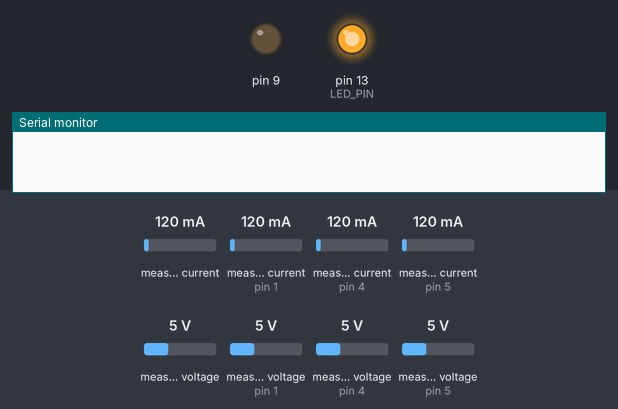
The sketch below on a simulated Arduino Uno, built for the host (arithmetic inside an expression is 32-bit, double 64-bit). On the bench: output pins drawn as LEDs (lit = HIGH), the last lines printed to the serial monitor. The test bench sets the inputs (shaded band); at power-on: measured current 120 mA, measured current (sensors on pin 1, pin 4, pin 5) 120 mA, measured voltage 5 V, measured voltage (sensors on pin 1, pin 4, pin 5) 5 V.

Above: at 0.05 s.
At 3.9 s:
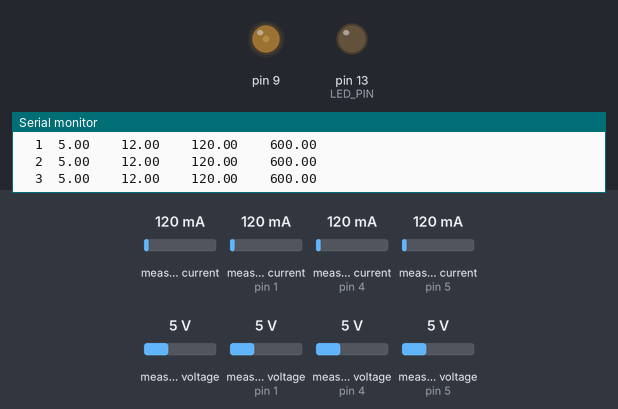
Timing chart, 0 to 4.5 s (numbered marks = the images above):
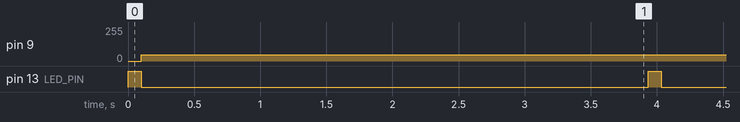

The sketch:

test_code.ino
```cpp
// Arduino led pin
#define LED_PIN 13

// Only one channel was tested at a time
#define PWM_CH1 9

// I2C addresses for current sensors
#define CHANNEL4 0x40
#define CHANNEL3 0x41
#define CHANNEL2 0x44
#define CHANNEL1 0x45

// Channel count
#define CHANNELS_LENGTH 4

#include <INA219.h>
#include <TimerOne_V2.h>

// Define all current sensors
INA219 channels[CHANNELS_LENGTH] = {
  INA219(CHANNEL1),
  INA219(CHANNEL2),
  INA219(CHANNEL3),
  INA219(CHANNEL4)
};

void setup() {

    pinMode(LED_PIN, OUTPUT);

    // Set PWM frequency to 2.5 kHz
    Timer1.frequency(2.5);
    Serial.begin(9600);
    // Start I2C
    Wire.begin();

    // Check if all chips are presents
    for(int i = 0; i < CHANNELS_LENGTH; i++) {

        if(!channels[i].begin()) {
            Serial.print("Could not connect to INA219, channel ");
            Serial.print(i);
            Serial.println("!");
            while(1){delay(10);}
        }

        // Set current shunt values and sensor parameters
        channels[i].setMaxCurrentShunt(1.0, 0.1);
        channels[i].setShuntResolution(12);
        channels[i].setShuntSamples(7);
    }

}

void loop() {

    // Blink LED for performance
    digitalWrite(LED_PIN, HIGH);
    delay(100);
    digitalWrite(LED_PIN, LOW);

    // Set PWM duty cycle to ~ 18%
    Timer1.pwm(PWM_CH1, 185);

    // Print all sensor values to serial
    Serial.println("\n\t#\tBUS\t\tSHUNT\t\tCURRENT\t\tPOWER");
    for (int i = 0; i < CHANNELS_LENGTH; i++)
    {
        Serial.print("\t");
        Serial.print(i);
        Serial.print("\t");
        Serial.print(channels[i].getBusVoltage(), 2);
        Serial.print("\t\t");
        Serial.print(channels[i].getShuntVoltage_mV(), 2);
        Serial.print("\t\t");
        Serial.print(channels[i].getCurrent_mA(), 2);
        Serial.print("\t\t");
        Serial.print(channels[i].getPower_mW(), 2);
        Serial.println();
        delay(200);
    }
    delay(3000);

}
```

Measured:
- by itself, pin 9: 0/255 → 46/255 at 0.10 s
- by itself, pin 13 (LED_PIN): alternates HIGH for 0.10 s and LOW for 3.8 s
